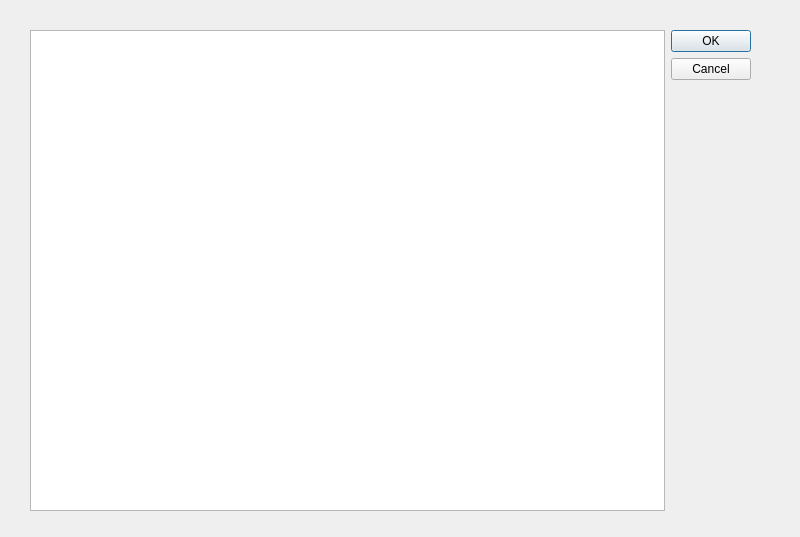
<?xml version="1.0" encoding="UTF-8"?>
<ui version="4.0">
 <class>InputDataDialogWindow</class>
 <widget class="QDialog" name="InputDataDialogWindow">
  <property name="geometry">
   <rect>
    <x>0</x>
    <y>0</y>
    <width>800</width>
    <height>537</height>
   </rect>
  </property>
  <property name="windowTitle">
   <string>Dialog</string>
  </property>
  <widget class="QWidget" name="">
   <property name="geometry">
    <rect>
     <x>30</x>
     <y>30</y>
     <width>721</width>
     <height>481</height>
    </rect>
   </property>
   <layout class="QHBoxLayout" name="horizontalLayout">
    <item>
     <widget class="QPlainTextEdit" name="dataInput"/>
    </item>
    <item>
     <widget class="QDialogButtonBox" name="buttonBox">
      <property name="orientation">
       <enum>Qt::Vertical</enum>
      </property>
      <property name="standardButtons">
       <set>QDialogButtonBox::Cancel|QDialogButtonBox::Ok</set>
      </property>
     </widget>
    </item>
   </layout>
  </widget>
 </widget>
 <resources/>
 <connections>
  <connection>
   <sender>buttonBox</sender>
   <signal>accepted()</signal>
   <receiver>InputDataDialogWindow</receiver>
   <slot>accept()</slot>
   <hints>
    <hint type="sourcelabel">
     <x>248</x>
     <y>254</y>
    </hint>
    <hint type="destinationlabel">
     <x>157</x>
     <y>274</y>
    </hint>
   </hints>
  </connection>
  <connection>
   <sender>buttonBox</sender>
   <signal>rejected()</signal>
   <receiver>InputDataDialogWindow</receiver>
   <slot>reject()</slot>
   <hints>
    <hint type="sourcelabel">
     <x>316</x>
     <y>260</y>
    </hint>
    <hint type="destinationlabel">
     <x>286</x>
     <y>274</y>
    </hint>
   </hints>
  </connection>
 </connections>
</ui>
